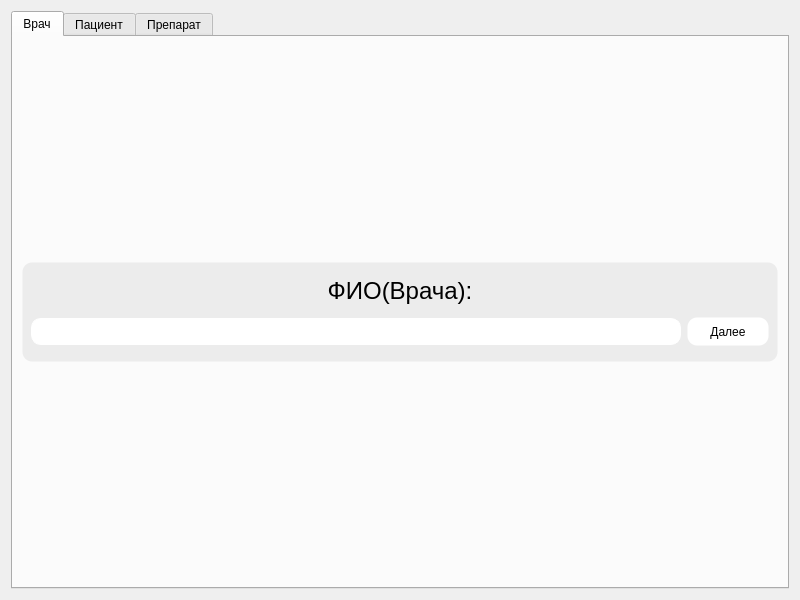
<?xml version="1.0" encoding="UTF-8"?>
<ui version="4.0">
 <class>Widget</class>
 <widget class="QWidget" name="Widget">
  <property name="geometry">
   <rect>
    <x>0</x>
    <y>0</y>
    <width>800</width>
    <height>600</height>
   </rect>
  </property>
  <property name="sizePolicy">
   <sizepolicy hsizetype="Fixed" vsizetype="Fixed">
    <horstretch>0</horstretch>
    <verstretch>0</verstretch>
   </sizepolicy>
  </property>
  <property name="windowTitle">
   <string>Widget</string>
  </property>
  <property name="styleSheet">
   <string notr="true"/>
  </property>
  <layout class="QVBoxLayout" name="verticalLayout_6">
   <item>
    <widget class="QTabWidget" name="tabWidget">
     <property name="enabled">
      <bool>true</bool>
     </property>
     <property name="sizePolicy">
      <sizepolicy hsizetype="MinimumExpanding" vsizetype="Expanding">
       <horstretch>0</horstretch>
       <verstretch>0</verstretch>
      </sizepolicy>
     </property>
     <property name="minimumSize">
      <size>
       <width>0</width>
       <height>0</height>
      </size>
     </property>
     <property name="cursor">
      <cursorShape>ArrowCursor</cursorShape>
     </property>
     <property name="currentIndex">
      <number>0</number>
     </property>
     <widget class="QWidget" name="tab">
      <attribute name="title">
       <string>Врач</string>
      </attribute>
      <layout class="QGridLayout" name="gridLayout_3">
       <item row="0" column="0">
        <layout class="QVBoxLayout" name="verticalLayout">
         <item>
          <spacer name="verticalSpacer">
           <property name="orientation">
            <enum>Qt::Vertical</enum>
           </property>
           <property name="sizeHint" stdset="0">
            <size>
             <width>20</width>
             <height>40</height>
            </size>
           </property>
          </spacer>
         </item>
         <item>
          <widget class="QWidget" name="widget" native="true">
           <property name="enabled">
            <bool>true</bool>
           </property>
           <property name="sizePolicy">
            <sizepolicy hsizetype="Preferred" vsizetype="Fixed">
             <horstretch>0</horstretch>
             <verstretch>0</verstretch>
            </sizepolicy>
           </property>
           <property name="minimumSize">
            <size>
             <width>0</width>
             <height>100</height>
            </size>
           </property>
           <property name="autoFillBackground">
            <bool>false</bool>
           </property>
           <property name="styleSheet">
            <string notr="true">background-color: rgb(236, 236, 236);
border-style: solid;
border-width:1px;
border-radius:10px;

</string>
           </property>
           <layout class="QHBoxLayout" name="horizontalLayout">
            <item>
             <layout class="QVBoxLayout" name="verticalLayout_10">
              <item>
               <widget class="QLabel" name="label">
                <property name="sizePolicy">
                 <sizepolicy hsizetype="MinimumExpanding" vsizetype="Maximum">
                  <horstretch>0</horstretch>
                  <verstretch>0</verstretch>
                 </sizepolicy>
                </property>
                <property name="minimumSize">
                 <size>
                  <width>0</width>
                  <height>30</height>
                 </size>
                </property>
                <property name="autoFillBackground">
                 <bool>false</bool>
                </property>
                <property name="styleSheet">
                 <string notr="true">border-color: rgb(236, 236, 236);</string>
                </property>
                <property name="text">
                 <string>&lt;html&gt;&lt;head/&gt;&lt;body&gt;&lt;p&gt;&lt;span style=&quot; font-size:18pt;&quot;&gt;ФИО(Врача):&lt;/span&gt;&lt;/p&gt;&lt;/body&gt;&lt;/html&gt;</string>
                </property>
                <property name="scaledContents">
                 <bool>false</bool>
                </property>
                <property name="alignment">
                 <set>Qt::AlignCenter</set>
                </property>
               </widget>
              </item>
              <item>
               <layout class="QHBoxLayout" name="horizontalLayout_8">
                <item>
                 <widget class="QLineEdit" name="lineEdit">
                  <property name="minimumSize">
                   <size>
                    <width>0</width>
                    <height>18</height>
                   </size>
                  </property>
                  <property name="maximumSize">
                   <size>
                    <width>12343</width>
                    <height>27</height>
                   </size>
                  </property>
                  <property name="font">
                   <font>
                    <pointsize>16</pointsize>
                   </font>
                  </property>
                  <property name="styleSheet">
                   <string notr="true">border-style: solid;
border-width:1px;
border-radius:10px;
border-color: white;
min-height:16px;
background-color: white;</string>
                  </property>
                  <property name="frame">
                   <bool>true</bool>
                  </property>
                  <property name="alignment">
                   <set>Qt::AlignCenter</set>
                  </property>
                 </widget>
                </item>
                <item>
                 <widget class="QPushButton" name="fio_button">
                  <property name="minimumSize">
                   <size>
                    <width>82</width>
                    <height>29</height>
                   </size>
                  </property>
                  <property name="maximumSize">
                   <size>
                    <width>102</width>
                    <height>29</height>
                   </size>
                  </property>
                  <property name="styleSheet">
                   <string notr="true">QPushButton{
background-color: white;
border-style: solid;
border-width:1px;
border-radius:10px;
max-height:27px;
min-height:27px;
max-width:100px;
min-width:80px;
}
QPushButton::pressed
{
background-color: rgb(57, 135, 253);
border-color: rgb(57, 135, 253);
color: white;
}</string>
                  </property>
                  <property name="text">
                   <string>Далее</string>
                  </property>
                 </widget>
                </item>
               </layout>
              </item>
             </layout>
            </item>
           </layout>
          </widget>
         </item>
         <item>
          <spacer name="verticalSpacer_2">
           <property name="orientation">
            <enum>Qt::Vertical</enum>
           </property>
           <property name="sizeHint" stdset="0">
            <size>
             <width>20</width>
             <height>40</height>
            </size>
           </property>
          </spacer>
         </item>
        </layout>
       </item>
      </layout>
     </widget>
     <widget class="QWidget" name="tab_3">
      <attribute name="title">
       <string>Пациент</string>
      </attribute>
      <layout class="QVBoxLayout" name="verticalLayout_2">
       <item>
        <widget class="QWidget" name="widget_2" native="true">
         <property name="styleSheet">
          <string notr="true">background-color: rgb(236, 236, 236);
border-style: solid;
border-width:1px;
border-radius:10px;

</string>
         </property>
         <layout class="QGridLayout" name="gridLayout_4">
          <item row="1" column="2">
           <widget class="QPushButton" name="searchbutton">
            <property name="sizePolicy">
             <sizepolicy hsizetype="Fixed" vsizetype="Fixed">
              <horstretch>0</horstretch>
              <verstretch>0</verstretch>
             </sizepolicy>
            </property>
            <property name="minimumSize">
             <size>
              <width>102</width>
              <height>29</height>
             </size>
            </property>
            <property name="maximumSize">
             <size>
              <width>102</width>
              <height>29</height>
             </size>
            </property>
            <property name="cursor">
             <cursorShape>PointingHandCursor</cursorShape>
            </property>
            <property name="styleSheet">
             <string notr="true">QPushButton{
background-color: white;
border-style: solid;
border-width:1px;
border-radius:10px;
/*border-color: rgb(203, 203, 203);*/
max-height:27px;
min-width:100px;
min-height:27px;
max-width:100px;
}
QPushButton::pressed
{
background-color: rgb(57, 135, 253);
border-color: rgb(57, 135, 253);
color: white;
}

</string>
            </property>
            <property name="text">
             <string>Поиск</string>
            </property>
           </widget>
          </item>
          <item row="0" column="0">
           <widget class="QLabel" name="label_2">
            <property name="maximumSize">
             <size>
              <width>16777215</width>
              <height>16777215</height>
             </size>
            </property>
            <property name="font">
             <font>
              <pointsize>16</pointsize>
             </font>
            </property>
            <property name="styleSheet">
             <string notr="true">border-color: rgb(236, 236, 236);
</string>
            </property>
            <property name="text">
             <string>Фио пацеинта</string>
            </property>
           </widget>
          </item>
          <item row="3" column="0" colspan="3">
           <layout class="QHBoxLayout" name="horizontalLayout_4">
            <property name="sizeConstraint">
             <enum>QLayout::SetDefaultConstraint</enum>
            </property>
            <item>
             <widget class="QLabel" name="resultlabel">
              <property name="enabled">
               <bool>true</bool>
              </property>
              <property name="sizePolicy">
               <sizepolicy hsizetype="Minimum" vsizetype="Fixed">
                <horstretch>0</horstretch>
                <verstretch>0</verstretch>
               </sizepolicy>
              </property>
              <property name="minimumSize">
               <size>
                <width>0</width>
                <height>29</height>
               </size>
              </property>
              <property name="maximumSize">
               <size>
                <width>16777215</width>
                <height>27</height>
               </size>
              </property>
              <property name="baseSize">
               <size>
                <width>0</width>
                <height>100</height>
               </size>
              </property>
              <property name="font">
               <font>
                <pointsize>13</pointsize>
               </font>
              </property>
              <property name="styleSheet">
               <string notr="true">border-style: solid;
border-width:1px;
border-radius:10px;
border-color: rrgb(225, 225, 225);
background-color: rgb(225, 225, 225);
min-height:27px;

</string>
              </property>
              <property name="frameShape">
               <enum>QFrame::Box</enum>
              </property>
              <property name="text">
               <string>/*Статус*/</string>
              </property>
              <property name="alignment">
               <set>Qt::AlignCenter</set>
              </property>
             </widget>
            </item>
            <item>
             <widget class="QPushButton" name="podrobnee">
              <property name="sizePolicy">
               <sizepolicy hsizetype="Fixed" vsizetype="Fixed">
                <horstretch>0</horstretch>
                <verstretch>0</verstretch>
               </sizepolicy>
              </property>
              <property name="minimumSize">
               <size>
                <width>82</width>
                <height>29</height>
               </size>
              </property>
              <property name="maximumSize">
               <size>
                <width>102</width>
                <height>29</height>
               </size>
              </property>
              <property name="styleSheet">
               <string notr="true">QPushButton{
background-color: white;
border-style: solid;
border-width:1px;
border-radius:10px;
max-height:27px;
min-height:27px;
max-width:100px;
min-width:80px;
}
QPushButton::pressed
{
background-color: rgb(57, 135, 253);
border-color: rgb(57, 135, 253);
color: white;
}</string>
              </property>
              <property name="text">
               <string>Подробнее</string>
              </property>
             </widget>
            </item>
            <item>
             <widget class="QPushButton" name="pacient_button">
              <property name="sizePolicy">
               <sizepolicy hsizetype="Fixed" vsizetype="Fixed">
                <horstretch>0</horstretch>
                <verstretch>0</verstretch>
               </sizepolicy>
              </property>
              <property name="minimumSize">
               <size>
                <width>82</width>
                <height>29</height>
               </size>
              </property>
              <property name="maximumSize">
               <size>
                <width>102</width>
                <height>29</height>
               </size>
              </property>
              <property name="styleSheet">
               <string notr="true">QPushButton{
background-color: white;
border-style: solid;
border-width:1px;
border-radius:10px;
max-height:27px;
min-height:27px;
max-width:100px;
min-width:80px;
}
QPushButton::pressed
{
background-color: rgb(57, 135, 253);
border-color: rgb(57, 135, 253);
color: white;
}</string>
              </property>
              <property name="text">
               <string>Выбрать</string>
              </property>
             </widget>
            </item>
           </layout>
          </item>
          <item row="4" column="0" colspan="3">
           <widget class="QLabel" name="podrobneelabel">
            <property name="maximumSize">
             <size>
              <width>16777215</width>
              <height>100</height>
             </size>
            </property>
            <property name="font">
             <font>
              <pointsize>18</pointsize>
             </font>
            </property>
            <property name="styleSheet">
             <string notr="true">border-style: solid;
border-width:1px;
border-radius:10px;
border-color: rrgb(225, 225, 225);
min-height:100px;
background-color: rgb(225, 225, 225);</string>
            </property>
            <property name="frameShape">
             <enum>QFrame::Box</enum>
            </property>
            <property name="text">
             <string>/*Полная Информация*/</string>
            </property>
            <property name="alignment">
             <set>Qt::AlignCenter</set>
            </property>
           </widget>
          </item>
          <item row="1" column="0" colspan="2">
           <widget class="QLineEdit" name="firstnameline">
            <property name="sizePolicy">
             <sizepolicy hsizetype="Expanding" vsizetype="Expanding">
              <horstretch>0</horstretch>
              <verstretch>0</verstretch>
             </sizepolicy>
            </property>
            <property name="minimumSize">
             <size>
              <width>300</width>
              <height>0</height>
             </size>
            </property>
            <property name="maximumSize">
             <size>
              <width>16777215</width>
              <height>27</height>
             </size>
            </property>
            <property name="styleSheet">
             <string notr="true">border-style: solid;
border-width:1px;
border-radius:10px;
border-color: white;
background-color: white;</string>
            </property>
            <property name="frame">
             <bool>true</bool>
            </property>
            <property name="alignment">
             <set>Qt::AlignCenter</set>
            </property>
           </widget>
          </item>
         </layout>
        </widget>
       </item>
       <item>
        <spacer name="verticalSpacer_3">
         <property name="orientation">
          <enum>Qt::Vertical</enum>
         </property>
         <property name="sizeHint" stdset="0">
          <size>
           <width>20</width>
           <height>0</height>
          </size>
         </property>
        </spacer>
       </item>
       <item>
        <widget class="QWidget" name="widget_3" native="true">
         <property name="styleSheet">
          <string notr="true">background-color: rgb(236, 236, 236);
border-style: solid;
border-width:1px;
border-radius:10px;

</string>
         </property>
         <layout class="QVBoxLayout" name="verticalLayout_5">
          <item>
           <layout class="QVBoxLayout" name="verticalLayout_4">
            <item>
             <widget class="QTableView" name="tableView">
              <property name="enabled">
               <bool>true</bool>
              </property>
              <property name="sizePolicy">
               <sizepolicy hsizetype="Minimum" vsizetype="Maximum">
                <horstretch>0</horstretch>
                <verstretch>0</verstretch>
               </sizepolicy>
              </property>
              <property name="minimumSize">
               <size>
                <width>500</width>
                <height>0</height>
               </size>
              </property>
              <property name="maximumSize">
               <size>
                <width>16777215</width>
                <height>16777214</height>
               </size>
              </property>
              <property name="autoFillBackground">
               <bool>false</bool>
              </property>
              <property name="styleSheet">
               <string notr="true">background-color: white;
border-color: white;
border-style: solid;
border-width:1px;
border-radius:0px;




</string>
              </property>
              <property name="frameShape">
               <enum>QFrame::WinPanel</enum>
              </property>
              <property name="frameShadow">
               <enum>QFrame::Sunken</enum>
              </property>
              <property name="lineWidth">
               <number>10</number>
              </property>
              <property name="midLineWidth">
               <number>2</number>
              </property>
             </widget>
            </item>
            <item>
             <layout class="QHBoxLayout" name="horizontalLayout_3">
              <item>
               <widget class="QPushButton" name="addNew_button">
                <property name="sizePolicy">
                 <sizepolicy hsizetype="Minimum" vsizetype="Fixed">
                  <horstretch>0</horstretch>
                  <verstretch>0</verstretch>
                 </sizepolicy>
                </property>
                <property name="styleSheet">
                 <string notr="true">QPushButton{
background-color: white;
border-style: solid;
border-width:1px;
border-radius:10px;
max-height:27px;
min-height:27px;
min-width:80px;
}
QPushButton::pressed
{
background-color: rgb(57, 135, 253);
border-color: rgb(57, 135, 253);
color: white;
}</string>
                </property>
                <property name="text">
                 <string>Добавить нового</string>
                </property>
               </widget>
              </item>
              <item>
               <widget class="QPushButton" name="deleteUser_button">
                <property name="sizePolicy">
                 <sizepolicy hsizetype="Fixed" vsizetype="Fixed">
                  <horstretch>0</horstretch>
                  <verstretch>0</verstretch>
                 </sizepolicy>
                </property>
                <property name="minimumSize">
                 <size>
                  <width>82</width>
                  <height>29</height>
                 </size>
                </property>
                <property name="styleSheet">
                 <string notr="true">QPushButton{
background-color: white;
border-style: solid;
border-width:1px;
border-radius:10px;
max-height:27px;
min-height:27px;
max-width:100px;
min-width:80px;
}
QPushButton::pressed
{
background-color: rgb(57, 135, 253);
border-color: rgb(57, 135, 253);
color: white;
}</string>
                </property>
                <property name="text">
                 <string>Удалить</string>
                </property>
               </widget>
              </item>
             </layout>
            </item>
           </layout>
          </item>
         </layout>
        </widget>
       </item>
      </layout>
     </widget>
     <widget class="QWidget" name="tab_2">
      <attribute name="title">
       <string>Препарат</string>
      </attribute>
      <layout class="QVBoxLayout" name="verticalLayout_3">
       <item>
        <layout class="QVBoxLayout" name="verticalLayout_7">
         <item>
          <widget class="QWidget" name="widget_4" native="true">
           <property name="sizePolicy">
            <sizepolicy hsizetype="Preferred" vsizetype="Preferred">
             <horstretch>0</horstretch>
             <verstretch>0</verstretch>
            </sizepolicy>
           </property>
           <property name="minimumSize">
            <size>
             <width>0</width>
             <height>80</height>
            </size>
           </property>
           <property name="maximumSize">
            <size>
             <width>16777215</width>
             <height>1000</height>
            </size>
           </property>
           <property name="styleSheet">
            <string notr="true">background-color: rgb(236, 236, 236);
border-style: solid;
border-width:1px;
border-radius:10px;</string>
           </property>
           <layout class="QHBoxLayout" name="horizontalLayout_7">
            <item>
             <widget class="QLineEdit" name="lecarstvo">
              <property name="minimumSize">
               <size>
                <width>0</width>
                <height>18</height>
               </size>
              </property>
              <property name="maximumSize">
               <size>
                <width>16777215</width>
                <height>27</height>
               </size>
              </property>
              <property name="styleSheet">
               <string notr="true">border-style: solid;
border-width:1px;
border-radius:10px;
border-color: white;
min-height:16px;
background-color: white;</string>
              </property>
              <property name="alignment">
               <set>Qt::AlignCenter</set>
              </property>
             </widget>
            </item>
            <item>
             <widget class="QPushButton" name="findAndFillLec_button">
              <property name="minimumSize">
               <size>
                <width>202</width>
                <height>29</height>
               </size>
              </property>
              <property name="maximumSize">
               <size>
                <width>2002</width>
                <height>29</height>
               </size>
              </property>
              <property name="styleSheet">
               <string notr="true">QPushButton{
background-color: white;
border-style: solid;
border-width:1px;
border-radius:10px;
max-height:27px;
min-height:27px;
max-width:2000px;
min-width:200px;
}
QPushButton::pressed
{
background-color: rgb(57, 135, 253);
border-color: rgb(57, 135, 253);
color: white;
}</string>
              </property>
              <property name="text">
               <string>Поиск лекарств</string>
              </property>
             </widget>
            </item>
           </layout>
          </widget>
         </item>
        </layout>
       </item>
       <item>
        <widget class="QLabel" name="label_6">
         <property name="minimumSize">
          <size>
           <width>0</width>
           <height>40</height>
          </size>
         </property>
         <property name="maximumSize">
          <size>
           <width>16777215</width>
           <height>40</height>
          </size>
         </property>
         <property name="font">
          <font>
           <pointsize>16</pointsize>
          </font>
         </property>
         <property name="text">
          <string>Препарат:</string>
         </property>
        </widget>
       </item>
       <item>
        <widget class="QLabel" name="label_7">
         <property name="sizePolicy">
          <sizepolicy hsizetype="Preferred" vsizetype="Preferred">
           <horstretch>0</horstretch>
           <verstretch>0</verstretch>
          </sizepolicy>
         </property>
         <property name="minimumSize">
          <size>
           <width>0</width>
           <height>12</height>
          </size>
         </property>
         <property name="maximumSize">
          <size>
           <width>16777215</width>
           <height>60</height>
          </size>
         </property>
         <property name="styleSheet">
          <string notr="true">border-style: solid;
border-width:1px;
border-radius:10px;
border-color: rgb(236, 236, 236);
min-height:10px;
background-color: rgb(236, 236, 236);</string>
         </property>
         <property name="text">
          <string/>
         </property>
        </widget>
       </item>
       <item>
        <widget class="QLabel" name="label_4">
         <property name="minimumSize">
          <size>
           <width>100</width>
           <height>40</height>
          </size>
         </property>
         <property name="maximumSize">
          <size>
           <width>100</width>
           <height>40</height>
          </size>
         </property>
         <property name="font">
          <font>
           <pointsize>16</pointsize>
          </font>
         </property>
         <property name="text">
          <string>Врач:</string>
         </property>
        </widget>
       </item>
       <item>
        <widget class="QLabel" name="doclabel">
         <property name="sizePolicy">
          <sizepolicy hsizetype="Preferred" vsizetype="Preferred">
           <horstretch>0</horstretch>
           <verstretch>0</verstretch>
          </sizepolicy>
         </property>
         <property name="minimumSize">
          <size>
           <width>0</width>
           <height>12</height>
          </size>
         </property>
         <property name="maximumSize">
          <size>
           <width>16777215</width>
           <height>60</height>
          </size>
         </property>
         <property name="font">
          <font>
           <pointsize>16</pointsize>
          </font>
         </property>
         <property name="styleSheet">
          <string notr="true">border-style: solid;
border-width:1px;
border-radius:10px;
border-color: rgb(236, 236, 236);
min-height:10px;
background-color: rgb(236, 236, 236);</string>
         </property>
         <property name="frameShape">
          <enum>QFrame::Box</enum>
         </property>
         <property name="text">
          <string/>
         </property>
        </widget>
       </item>
       <item>
        <widget class="QLabel" name="label_5">
         <property name="minimumSize">
          <size>
           <width>100</width>
           <height>40</height>
          </size>
         </property>
         <property name="maximumSize">
          <size>
           <width>100</width>
           <height>40</height>
          </size>
         </property>
         <property name="font">
          <font>
           <pointsize>16</pointsize>
          </font>
         </property>
         <property name="text">
          <string>Пациент:</string>
         </property>
        </widget>
       </item>
       <item>
        <widget class="QLabel" name="pacientlabel">
         <property name="minimumSize">
          <size>
           <width>0</width>
           <height>12</height>
          </size>
         </property>
         <property name="maximumSize">
          <size>
           <width>16777215</width>
           <height>60</height>
          </size>
         </property>
         <property name="font">
          <font>
           <pointsize>16</pointsize>
          </font>
         </property>
         <property name="styleSheet">
          <string notr="true">border-style: solid;
border-width:1px;
border-radius:10px;
border-color: rgb(236, 236, 236);
min-height:10px;
background-color: rgb(236, 236, 236);</string>
         </property>
         <property name="frameShape">
          <enum>QFrame::Box</enum>
         </property>
         <property name="text">
          <string/>
         </property>
        </widget>
       </item>
       <item>
        <layout class="QHBoxLayout" name="horizontalLayout_5">
         <item>
          <widget class="QPushButton" name="fill_button">
           <property name="sizePolicy">
            <sizepolicy hsizetype="Minimum" vsizetype="Fixed">
             <horstretch>0</horstretch>
             <verstretch>0</verstretch>
            </sizepolicy>
           </property>
           <property name="minimumSize">
            <size>
             <width>82</width>
             <height>29</height>
            </size>
           </property>
           <property name="maximumSize">
            <size>
             <width>16777215</width>
             <height>29</height>
            </size>
           </property>
           <property name="styleSheet">
            <string notr="true">QPushButton{
background-color: white;
border-style: solid;
border-width:1px;
border-radius:10px;
max-height:27px;
min-height:27px;
min-width:80px;
}
QPushButton::pressed
{
background-color: rgb(57, 135, 253);
border-color: rgb(57, 135, 253);
color: white;
}</string>
           </property>
           <property name="text">
            <string>Заполнить</string>
           </property>
          </widget>
         </item>
         <item>
          <widget class="QPushButton" name="clear_button">
           <property name="minimumSize">
            <size>
             <width>82</width>
             <height>29</height>
            </size>
           </property>
           <property name="maximumSize">
            <size>
             <width>16777215</width>
             <height>29</height>
            </size>
           </property>
           <property name="styleSheet">
            <string notr="true">QPushButton{
background-color: white;
border-style: solid;
border-width:1px;
border-radius:10px;
max-height:27px;
min-height:27px;
min-width:80px;
}
QPushButton::pressed
{
background-color: rgb(57, 135, 253);
border-color: rgb(57, 135, 253);
color: white;
}</string>
           </property>
           <property name="text">
            <string>Сбросить</string>
           </property>
          </widget>
         </item>
        </layout>
       </item>
      </layout>
     </widget>
    </widget>
   </item>
  </layout>
 </widget>
 <resources/>
 <connections/>
</ui>
